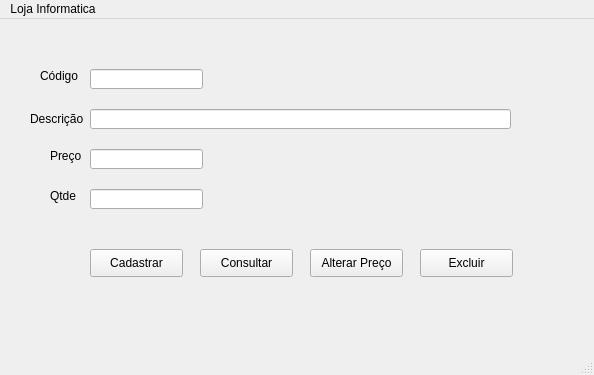
<?xml version="1.0" encoding="UTF-8"?>
<ui version="4.0">
 <class>LojaInformatica</class>
 <widget class="QMainWindow" name="LojaInformatica">
  <property name="geometry">
   <rect>
    <x>0</x>
    <y>0</y>
    <width>594</width>
    <height>375</height>
   </rect>
  </property>
  <property name="windowTitle">
   <string>MainWindow</string>
  </property>
  <widget class="QWidget" name="centralwidget">
   <widget class="QLabel" name="label">
    <property name="geometry">
     <rect>
      <x>40</x>
      <y>50</y>
      <width>47</width>
      <height>14</height>
     </rect>
    </property>
    <property name="text">
     <string>Código</string>
    </property>
   </widget>
   <widget class="QLabel" name="label_2">
    <property name="geometry">
     <rect>
      <x>30</x>
      <y>90</y>
      <width>61</width>
      <height>20</height>
     </rect>
    </property>
    <property name="text">
     <string>Descrição</string>
    </property>
   </widget>
   <widget class="QLabel" name="label_3">
    <property name="geometry">
     <rect>
      <x>50</x>
      <y>130</y>
      <width>47</width>
      <height>14</height>
     </rect>
    </property>
    <property name="text">
     <string>Preço</string>
    </property>
   </widget>
   <widget class="QLabel" name="label_4">
    <property name="geometry">
     <rect>
      <x>50</x>
      <y>170</y>
      <width>47</width>
      <height>14</height>
     </rect>
    </property>
    <property name="text">
     <string>Qtde</string>
    </property>
   </widget>
   <widget class="QLineEdit" name="leCodigo">
    <property name="geometry">
     <rect>
      <x>90</x>
      <y>50</y>
      <width>113</width>
      <height>20</height>
     </rect>
    </property>
   </widget>
   <widget class="QLineEdit" name="leDescricao">
    <property name="geometry">
     <rect>
      <x>90</x>
      <y>90</y>
      <width>421</width>
      <height>20</height>
     </rect>
    </property>
   </widget>
   <widget class="QLineEdit" name="lePreco">
    <property name="geometry">
     <rect>
      <x>90</x>
      <y>130</y>
      <width>113</width>
      <height>20</height>
     </rect>
    </property>
   </widget>
   <widget class="QLineEdit" name="leQtde">
    <property name="geometry">
     <rect>
      <x>90</x>
      <y>170</y>
      <width>113</width>
      <height>20</height>
     </rect>
    </property>
   </widget>
   <widget class="QPushButton" name="pbCadastrar">
    <property name="geometry">
     <rect>
      <x>90</x>
      <y>230</y>
      <width>93</width>
      <height>28</height>
     </rect>
    </property>
    <property name="text">
     <string>Cadastrar</string>
    </property>
   </widget>
   <widget class="QPushButton" name="pbConsultar">
    <property name="geometry">
     <rect>
      <x>200</x>
      <y>230</y>
      <width>93</width>
      <height>28</height>
     </rect>
    </property>
    <property name="text">
     <string>Consultar</string>
    </property>
   </widget>
   <widget class="QPushButton" name="pbAlterar">
    <property name="geometry">
     <rect>
      <x>310</x>
      <y>230</y>
      <width>93</width>
      <height>28</height>
     </rect>
    </property>
    <property name="text">
     <string>Alterar Preço</string>
    </property>
   </widget>
   <widget class="QPushButton" name="pbExcluir">
    <property name="geometry">
     <rect>
      <x>420</x>
      <y>230</y>
      <width>93</width>
      <height>28</height>
     </rect>
    </property>
    <property name="text">
     <string>Excluir</string>
    </property>
   </widget>
  </widget>
  <widget class="QMenuBar" name="menubar">
   <property name="geometry">
    <rect>
     <x>0</x>
     <y>0</y>
     <width>594</width>
     <height>22</height>
    </rect>
   </property>
   <widget class="QMenu" name="menuLoja_Informatica">
    <property name="title">
     <string>Loja Informatica</string>
    </property>
   </widget>
   <addaction name="menuLoja_Informatica"/>
  </widget>
  <widget class="QStatusBar" name="statusbar"/>
 </widget>
 <resources/>
 <connections/>
</ui>
